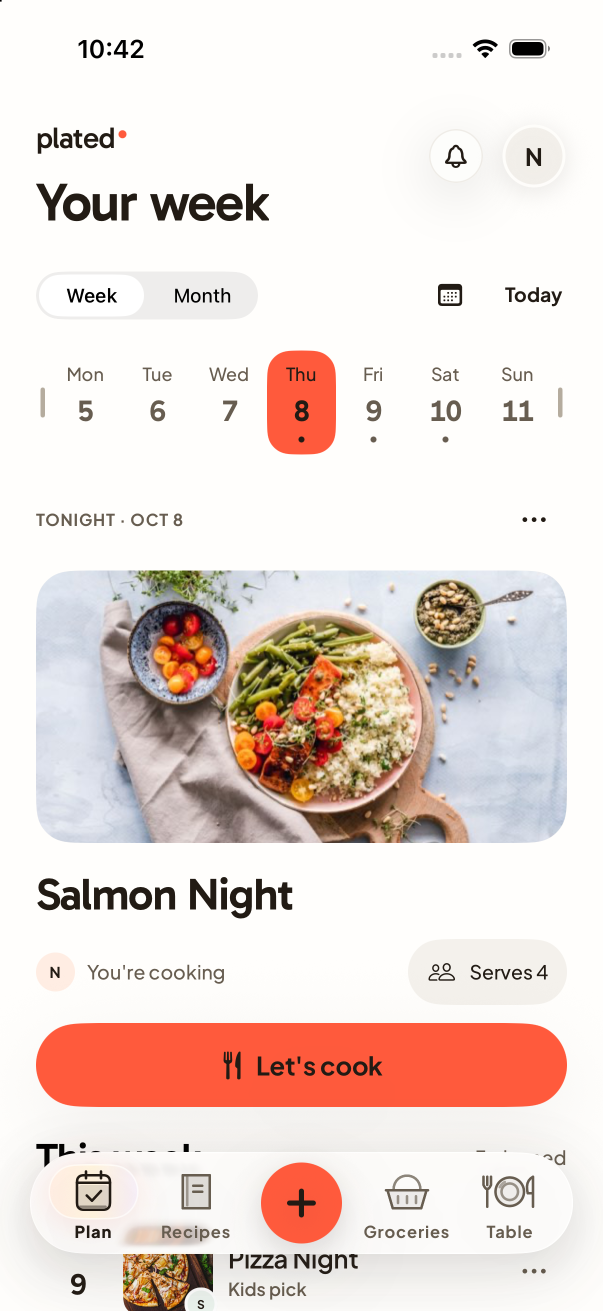
#> input picture docs/ui-review-2026-10-01/qa-captures/A01-week-plan.png, 1206 x 2622 px (shown at 1/2 size); its folder holds only this picture in this run
$ python make-overview.py
#> lines starting #> are read from the running program, lines starting #| are printed output that depends on the picture
from pathlib import Path
import json
from PIL import Image, ImageDraw, ImageFont

root = Path(__file__).resolve().parent
app = json.loads((root / 'screen-manifest.json').read_text())
#> (reads docs/ui-review-2026-10-01/screen-manifest.json from the repository)
extras = json.loads((root / 'widget-manifest.json').read_text())
#> (reads docs/ui-review-2026-10-01/widget-manifest.json from the repository)
rows = []
for i, item in enumerate(app, 1):
    screen_id = f'A{i:02d}'
    matches = sorted((root / 'qa-captures').glob(f'{screen_id}-*.png'))
    preferred = root / 'qa-captures' / f'{screen_id}-edit-profile.png' if screen_id == 'A28' else None
    path = preferred if preferred and preferred.exists() else (matches[0] if matches else root / item['file'])
    rows.append((screen_id, item['title'], path))
wi = xi = 0
for item in extras:
    if item.get('family') == 'shareExtension':
        xi += 1
        sid = f'X{xi:02d}'
        path = root / item['file']
    else:
        wi += 1
        sid = f'W{wi:02d}'
        crop = root / 'widget-crops' / Path(item['file']).name
        path = crop if crop.exists() else root / item['file']
    rows.append((sid, item['title'], path))

cols, cell_w, image_h, label_h, gap = 5, 360, 620, 48, 22
margin = 36
row_h = image_h + label_h + gap
canvas = Image.new('RGB', (margin * 2 + cols * cell_w, margin * 2 + ((len(rows) + cols - 1) // cols) * row_h), '#f2f0ec')
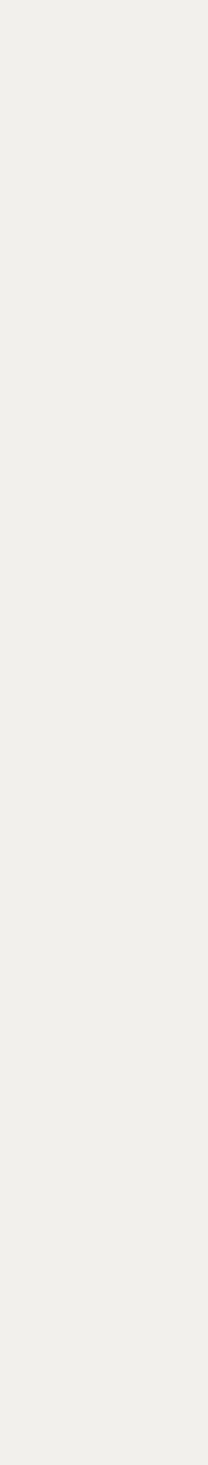
#> canvas: PIL image 1872x13182 RGB (shown at 1/9 size); mean R, G, B 242, 240, 236
draw = ImageDraw.Draw(canvas)
font_path = '/System/Library/Fonts/Supplemental/Arial.ttf'
bold_path = '/System/Library/Fonts/Supplemental/Arial Bold.ttf'
font = ImageFont.truetype(font_path, 18)
bold = ImageFont.truetype(bold_path, 19)
for index, (sid, title, path) in enumerate(rows):
    x = margin + (index % cols) * cell_w
    y = margin + (index // cols) * row_h
    with Image.open(path) as source:
#> source is the input picture: PIL image 1206x2622 RGBA; mean R, G, B, A 234.5, 219.5, 213.8, 255
        source = source.convert('RGB')
#> source: PIL image 1206x2622 RGB
        source.thumbnail((cell_w - 24, image_h), Image.Resampling.LANCZOS)
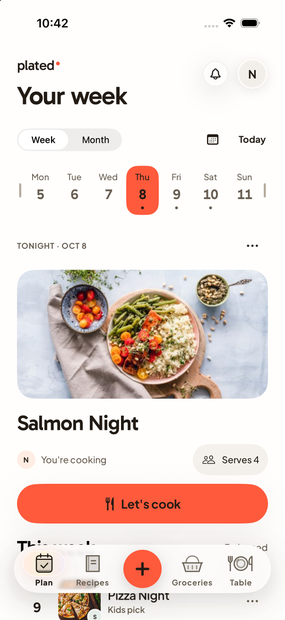
#> source: PIL image 285x620 RGB; mean R, G, B 234.4, 219.4, 213.8
        px = x + (cell_w - source.width) // 2
#> px = 73
        py = y + image_h - source.height
#> py = 36
        canvas.paste(source, (px, py))
#> (the run stopped early here; a loop or call above may not have finished)
